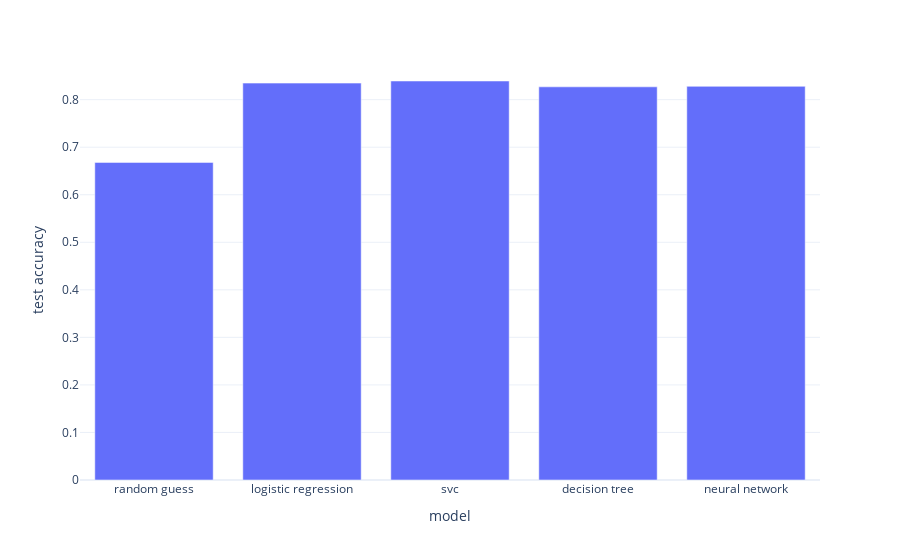

Notebook cell for this chart:
### Code cell
tmp_df = pd.DataFrame(
    data={
        'model': ['random guess', 'logistic regression', 'svc', 'decision tree', 'neural network'],
        'test accuracy': [0.6680485183479196, 0.8347919545524336, 0.8392445877475817, 0.8269614616920006, 0.828036235221864]
    }
)

fig = px.bar(
    tmp_df,
    x='model',
    y='test accuracy',
    template='plotly_white'
)

fig.show()

### Figure 1 — Plotly figure (JSON) as saved in the notebook; plotly's stock layout.template omitted (floating-point values rounded to 4 significant figures)
{"data": [{"alignmentgroup": "True", "hovertemplate": "model=%{x}<br>test accuracy=%{y}<extra></extra>", "legendgroup": "", "marker": {"color": "#636efa", "pattern": {"shape": ""}}, "name": "", "offsetgroup": "", "orientation": "v", "showlegend": false, "textposition": "auto", "x": ["random guess", "logistic regression", "svc", "decision tree", "neural network"], "xaxis": "x", "y": [0.668, 0.8348, 0.8392, 0.827, 0.828], "yaxis": "y", "type": "bar"}], "layout": {"xaxis": {"anchor": "y", "domain": [0.0, 1.0], "title": {"text": "model"}}, "yaxis": {"anchor": "x", "domain": [0.0, 1.0], "title": {"text": "test accuracy"}}, "legend": {"tracegroupgap": 0}, "margin": {"t": 60}, "barmode": "relative"}}
